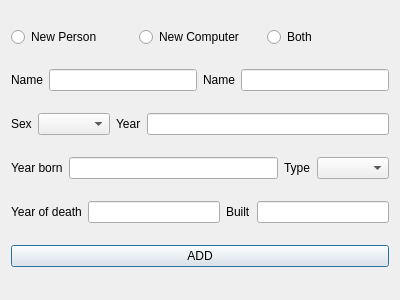
<?xml version="1.0" encoding="UTF-8"?>
<ui version="4.0">
 <class>AddNewDialog</class>
 <widget class="QDialog" name="AddNewDialog">
  <property name="geometry">
   <rect>
    <x>0</x>
    <y>0</y>
    <width>400</width>
    <height>300</height>
   </rect>
  </property>
  <property name="windowTitle">
   <string>Dialog</string>
  </property>
  <layout class="QVBoxLayout" name="verticalLayout">
   <item>
    <layout class="QHBoxLayout" name="horizontalLayout">
     <item>
      <widget class="QRadioButton" name="radioButton_2">
       <property name="text">
        <string>New Person</string>
       </property>
      </widget>
     </item>
     <item>
      <widget class="QRadioButton" name="radioButton">
       <property name="text">
        <string>New Computer</string>
       </property>
      </widget>
     </item>
     <item>
      <widget class="QRadioButton" name="radioButton_3">
       <property name="text">
        <string>Both</string>
       </property>
      </widget>
     </item>
    </layout>
   </item>
   <item>
    <layout class="QHBoxLayout" name="horizontalLayout_2">
     <item>
      <widget class="QLabel" name="label">
       <property name="text">
        <string>Name</string>
       </property>
      </widget>
     </item>
     <item>
      <widget class="QLineEdit" name="lineEdit"/>
     </item>
     <item>
      <widget class="QLabel" name="label_5">
       <property name="text">
        <string>Name</string>
       </property>
      </widget>
     </item>
     <item>
      <widget class="QLineEdit" name="lineEdit_8"/>
     </item>
    </layout>
   </item>
   <item>
    <layout class="QHBoxLayout" name="horizontalLayout_4">
     <item>
      <widget class="QLabel" name="label_3">
       <property name="text">
        <string>Sex</string>
       </property>
      </widget>
     </item>
     <item>
      <widget class="QComboBox" name="comboBox"/>
     </item>
     <item>
      <widget class="QLabel" name="label_6">
       <property name="text">
        <string>Year</string>
       </property>
      </widget>
     </item>
     <item>
      <widget class="QLineEdit" name="lineEdit_7"/>
     </item>
    </layout>
   </item>
   <item>
    <layout class="QHBoxLayout" name="horizontalLayout_5">
     <item>
      <widget class="QLabel" name="label_4">
       <property name="text">
        <string>Year born</string>
       </property>
      </widget>
     </item>
     <item>
      <widget class="QLineEdit" name="lineEdit_3"/>
     </item>
     <item>
      <widget class="QLabel" name="label_7">
       <property name="text">
        <string>Type</string>
       </property>
      </widget>
     </item>
     <item>
      <widget class="QComboBox" name="comboBox_2"/>
     </item>
    </layout>
   </item>
   <item>
    <layout class="QHBoxLayout" name="horizontalLayout_3">
     <item>
      <widget class="QLabel" name="label_2">
       <property name="text">
        <string>Year of death</string>
       </property>
      </widget>
     </item>
     <item>
      <widget class="QLineEdit" name="lineEdit_4">
       <property name="enabled">
        <bool>true</bool>
       </property>
      </widget>
     </item>
     <item>
      <widget class="QLabel" name="label_8">
       <property name="text">
        <string>Built</string>
       </property>
      </widget>
     </item>
     <item>
      <widget class="QLineEdit" name="lineEdit_5"/>
     </item>
    </layout>
   </item>
   <item>
    <widget class="QPushButton" name="pushButton">
     <property name="text">
      <string>ADD</string>
     </property>
    </widget>
   </item>
  </layout>
 </widget>
 <resources/>
 <connections/>
</ui>
